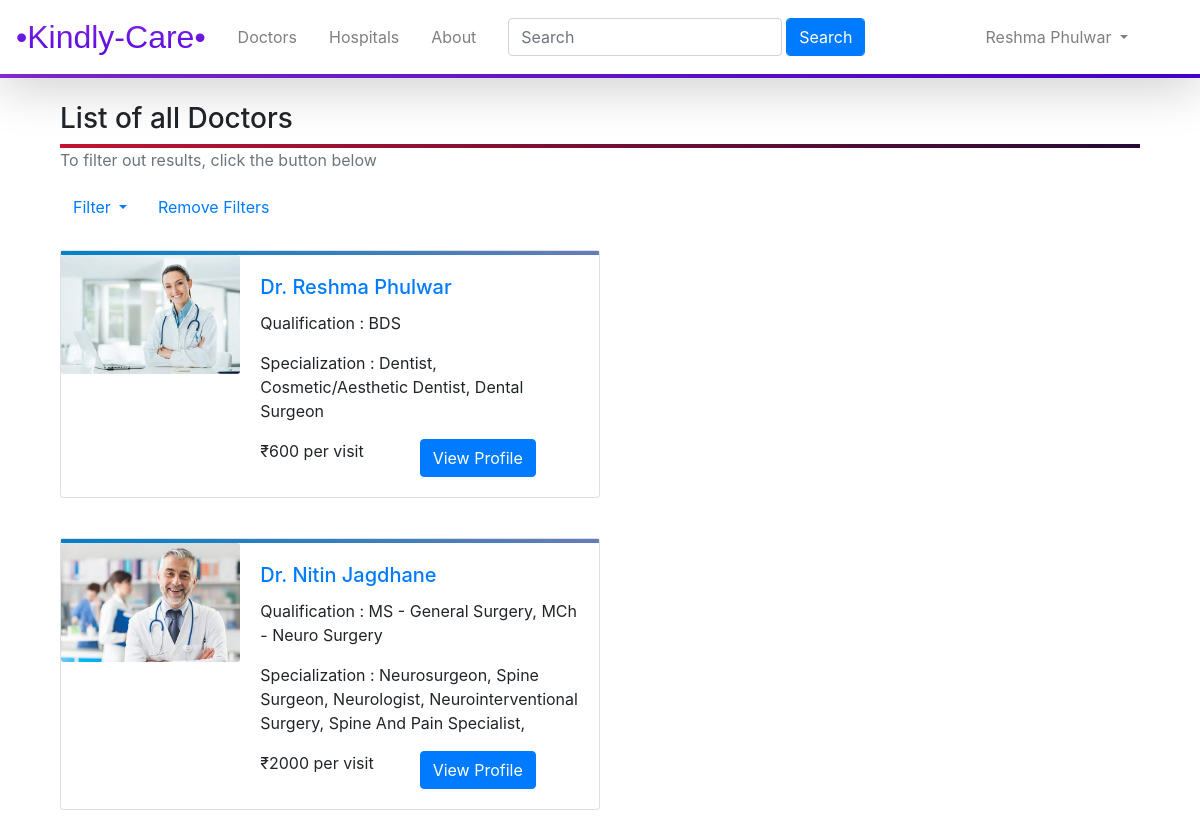
The page /docs (signed in) on the database its author committed.
### kindlycare/models.py (models this page shows, shortened)
class Doctors(db.Model, UserMixin):
    __tablename__ = 'doctors'
    id = db.Column(db.Integer,primary_key = True)
    name = db.Column(db.String(20),nullable = False)
    password = db.Column(db.String(20))
    email = db.Column(db.String(64),unique = True,index = True)
    qualification = db.Column(db.String(50),nullable = False)
    specialization = db.Column(db.String(140))
    consultation_fees = db.Column(db.Integer, nullable = False)
    profile_image = db.Column(db.String(64),default = 'default_image.jpg')
    experience = db.Column(db.Text,nullable = False)
    contact_number = db.Column(db.String(10),nullable = False)
    description = db.Column(db.Text,nullable = False)
    address_line_1 = db.Column(db.Text,nullable = False,default='India')
    address_line_2 = db.Column(db.Text,nullable = False,default='India')
    address_line_3 = db.Column(db.Text,nullable = False,default='India')
    reviews = db.relationship('Reviews',backref='doctor')
    slots = db.relationship('Slots',backref='doctor')
    appointments = db.relationship('Appointments',backref='doctor')
    hospitals_name = db.relationship('Hospitals',secondary=relate, backref = db.backref('doctor', lazy = True))

### kindlycare/core/views.py (the view)
@core.route('/docs')
def docs():
    if request.method == 'POST':
        opt = request.form.get('options')
        print(opt)  # Value of the Radio Button
        return redirect(url_for('core.filter', opt=opt))
    docs = Doctors.query.all()
    return render_template('home.html', docs=docs)

### kindlycare/models.py (called while the page is built)
@login_manager.user_loader
def load_user(doctor_id):
    return Doctors.query.get(doctor_id)

### kindlycare/templates/home.html (shortened to what this page needs)
{% extends 'base.html' %}
{% block content %}
<br>
<div class="container">
    {% if docs %}
    <h3>List of all Doctors</h3>
    <div style="background-image: linear-gradient(to right,#c31432,#240b36);width: 100%;height: 4px;"></div>
    <p class="text-muted">To filter out results, click the button below</a></p>
    <form method="POST" action="/">
        <div class="dropdown">
            <button class="btn btn-link dropdown-toggle" type="button" id="dropdownMenuButton" data-toggle="dropdown"
                aria-haspopup="true" aria-expanded="false">
                Filter
            </button>
            <a href="{{url_for('core.docs')}}" class="btn btn-link">Remove Filters</a>
        </div>
    </form>
    {% for doc in docs %}
    <br>
    <div class="card mb-3" style="max-width: 540px;">
        <div style="background-image: linear-gradient(to right,#0082c8,#667db6);width: 100%;height: 4px;"></div>
        <div class="row no-gutters">
            <div class="col-md-4">
                <img src="{{url_for('static',filename='profile_pics/'+doc.profile_image)}}" class="card-img" alt="...">
            </div>
            <div class="col-md-8">
                <div class="card-body">
                    <h5 class="card-title text-primary">Dr. {{doc.name}}</h5>
                    <p class="card-text">Qualification : {{doc.qualification}}</p>
                    <p class="card-text">Specialization : {{doc.specialization}}</p>
                    <div class="row no-gutters">
                        <div class="col-md-6">
                            <p class="card-text">₹{{doc.consultation_fees}} per visit</p>
                        </div>
                        <div class="col-md-6">
                            <a href="{{url_for('doctors.viewDoctor',doctor_id=doc.id)}}" class="btn btn-primary">View Profile</a>
                        </div>
                    </div>
                </div>
            </div>
        </div>
    </div>
    {% endfor %}
    {% endif %}
</div>
{% endblock %}

### kindlycare/templates/base.html (shortened to what this page needs)
<!DOCTYPE html>
<html lang="en">
<head>
    <link rel="stylesheet" href="home.css">
    <link rel="stylesheet" href="https://stackpath.bootstrapcdn.com/bootstrap/4.4.1/css/bootstrap.min.css"
>
    <link rel="stylesheet" type="text/css"
        href="https://cdnjs.cloudflare.com/ajax/libs/font-awesome/5.11.2/css/all.css">
</head>
<body>
    <nav class="shadow-lg navbar navbar-expand-lg navbar-light">
        <ul class="navbar-nav">
            <a class="navbar-brand" href="{{url_for('core.home')}}" style="font-family: 'Gill Sans', 'Gill Sans MT', Calibri, 'Trebuchet MS', sans-serif;background: -webkit-linear-gradient(#8E2DE2,#4A00E0); -webkit-background-clip: text;
                -webkit-text-fill-color: transparent;font-size: 2rem;">•Kindly-Care•</a>
        </ul>
        <ul class="navbar-nav">
            <li class="nav-item"><a href="{{url_for('core.docs')}}" class="nav-link ml-2 mr-2">Doctors</a></li>
            <li class="nav-item"><a href="{{url_for('core.hosps')}}" class="nav-link ml-2 mr-2">Hospitals</a></li>
            <li class="nav-item"><a href="about" class="nav-link ml-2 mr-4">About</a></li>
            <form class="form-inline" method='GET' action="search">
                <input type="text" class="form-control ml-auto" name="query" placeholder="Search">
                <input type="submit" class="btn btn-primary form-control ml-1 mr-1" value="Search">
            </form>
        </ul>
        <ul class="navbar-nav ml-auto mr-5">
            {%if current_user.is_authenticated%}
            <li class="nav-item dropdown">
                <a class="nav-link dropdown-toggle" href="#" id="navbarDropdown" role="button" data-toggle="dropdown"
                    aria-haspopup="true" aria-expanded="false">
                    {{current_user.name}}
                </a>
            </li>
            {%else%}
            <li class="nav-item"><a class="btn btn-sm btn-outline-primary" href="{{url_for('doctors.register')}}"> Login
                    /
                    Signup </a></li>
            {%endif%}
        </ul>
    </nav>
    <div style="background-image: linear-gradient(to right,#8E2DE2,#4A00E0);width: 100%;height: 4px;"></div>
    <div class="container">
        {% block content %}
        {% endblock %}
    </div>
</body>
</html>

### kindlycare/templates/base.html (style rules this page uses)
html { scroll-behavior: smooth; }

### rows shown on the page
Doctors: name "Reshma Phulwar", profile_image (picture), qualification "BDS", specialization "Dentist, Cosmetic/Aesthetic Dentist, Dental Surgeon", consultation_fees "600"
Doctors: profile_image (picture), name "Nitin Jagdhane", qualification "MS - General Surgery, MCh - Neuro Surgery", specialization "Neurosurgeon, Spine Surgeon, Neurologist, Neurointerventional Surgery, Spine And Pain Specialist,", consultation_fees "2000"
